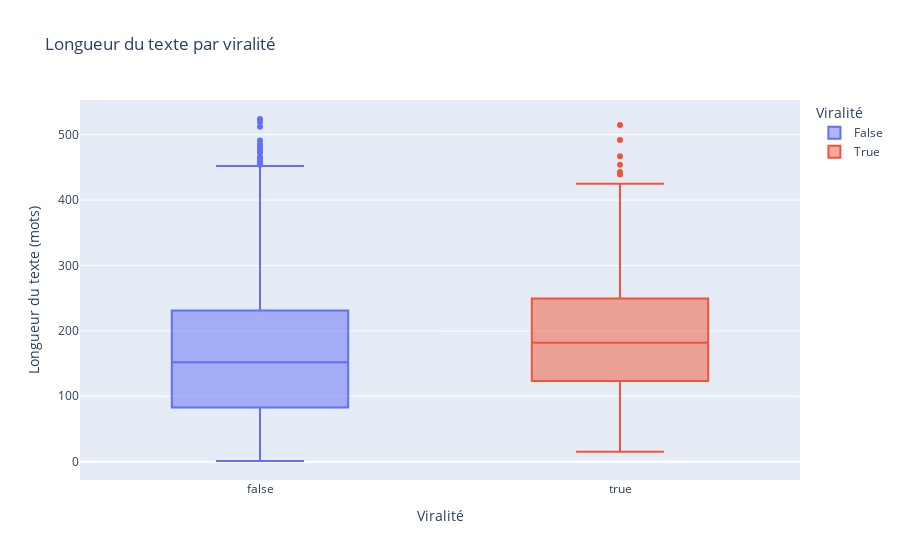

The cell this chart's notebook holds for it:
### Code cell
# Ajouter une boîte pour les posts viraux
fig_viral = px.box(
    df.to_pandas(),
    x="is_viral",
    y="text_length",
    color="is_viral",
    title="Longueur du texte par viralité",
    labels={"text_length": "Longueur du texte (mots)", "is_viral": "Viralité"}
)
fig_viral.show()

### Figure 1 — Plotly figure (JSON) as saved in the notebook; plotly's stock layout.template omitted (floating-point values rounded to 4 significant figures; data arrays with more than 128 entries replaced by an {"elided": "..."} marker saying what was removed)
{"data": [{"alignmentgroup": "True", "hovertemplate": "Viralité=%{x}<br>Longueur du texte (mots)=%{y}<extra></extra>", "legendgroup": "False", "marker": {"color": "#636efa"}, "name": "False", "notched": false, "offsetgroup": "False", "orientation": "v", "showlegend": true, "type": "box", "x": {"elided": "1651 bool values"}, "x0": " ", "xaxis": "x", "y": {"elided": "1651 int values"}, "y0": " ", "yaxis": "y"}, {"alignmentgroup": "True", "hovertemplate": "Viralité=%{x}<br>Longueur du texte (mots)=%{y}<extra></extra>", "legendgroup": "True", "marker": {"color": "#EF553B"}, "name": "True", "notched": false, "offsetgroup": "True", "orientation": "v", "showlegend": true, "type": "box", "x": {"elided": "191 bool values"}, "x0": " ", "xaxis": "x", "y": {"elided": "191 int values"}, "y0": " ", "yaxis": "y"}], "layout": {"boxmode": "overlay", "legend": {"title": {"text": "Viralité"}, "tracegroupgap": 0}, "title": {"text": "Longueur du texte par viralité"}, "xaxis": {"anchor": "y", "categoryarray": [false, true], "categoryorder": "array", "domain": [0, 1], "title": {"text": "Viralité"}}, "yaxis": {"anchor": "x", "domain": [0, 1], "title": {"text": "Longueur du texte (mots)"}}}}
